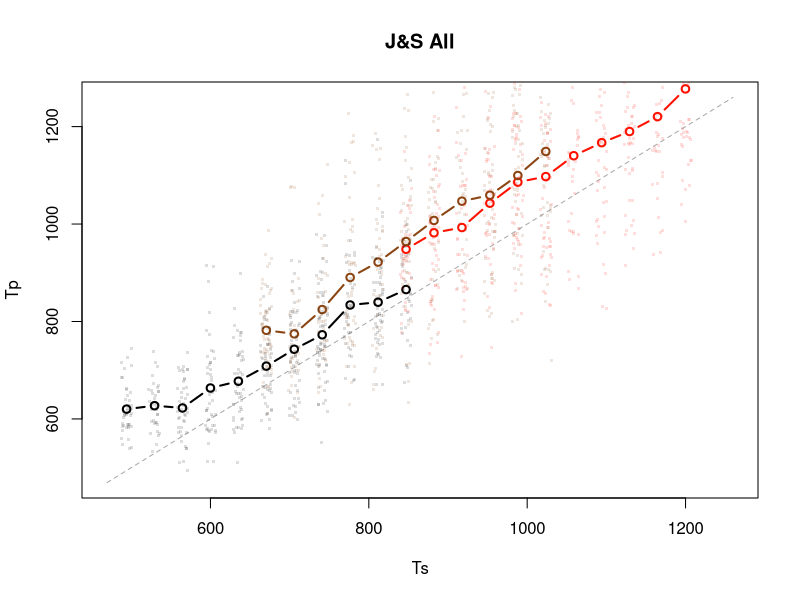

Write the R code that produced this figure.
## ---------------------------------------------------------------------------
##      /\  | | | |           | | (_)            
##     /  \ | |_| |_ ___ _ __ | |_ _  ___  _ __  
##    / /\ \| __| __/ _ \ '_ \| __| |/ _ \| '_ \ 
##   / ____ \ |_| ||  __/ | | | |_| | (_) | | | |
##  /_/    \_\__|\__\___|_| |_|\__|_|\___/|_| |_|
##  
## Please put the dataJS.csv file into the directory that this current script is at.
## If you are using rstudio then the working directory will automatically be updated to script's directory 
## If not please manually set the working directory to where the script is at
## Please press ctrl+A and ctr+Enter to run script
## ---------------------------------------------------------------------------
setwd(dirname(rstudioapi::getActiveDocumentContext()$path))
#Parameters and variables created for the experiment
sampleSize = 3
t = c(11, 100)
a = c(1.1, 1.02)
b = 0.015
s = c(b*a[1], b*a[2])
e = 2.71828
noise = 1
decay = 0.6
participantDat = data.frame(matrix(ncol = 4, nrow = 0))

#load up csv file and data
experimentDat <-read.csv(file ="dataJS.csv", header = TRUE)

getDat <- function(subjectNumber){
  shortIntervals <- experimentDat[which(experimentDat$Cond==1 & experimentDat$Subj==subjectNumber), c('Ts')]
  mediumIntervals <- experimentDat[which(experimentDat$Cond==2 & experimentDat$Subj==subjectNumber), c('Ts')]
  longIntervals <- experimentDat[which(experimentDat$Cond==3 & experimentDat$Subj==subjectNumber), c('Ts')]
  datList <<- list(shortIntervals = shortIntervals, mediumIntervals = mediumIntervals, longIntervals = longIntervals, subjectNumber = subjectNumber)
}

#experimental design
expDesign <- function(subjectNumber){
  DM <- create.dm(50, 1000)
  Time <- 0
  short <- sample(unique(datList$shortIntervals), 500, replace = TRUE)
  medium <- sample(unique(datList$mediumIntervals), 500, replace = TRUE)
  long <- sample(unique(datList$longIntervals), 500, replace = TRUE)
  randomizedCond <- sample(c(1, 2, 3))
  list(DM = DM, short = short, medium = medium, long = long, randomizedCond = randomizedCond, subjectNumber = subjectNumber, Time = Time)
}
# Time, Declerative Memory, and Blending Functions(PR inside)  ---------------------------------

#actr.noise function given by instructors
actr.noise <- function(s, n=1) {
  rand <- runif(n,min=0.0001,max=0.9999)
  s * log((1 - rand ) / rand)
}

#converts time(in miliseconds) to pulses
timeToPulses <- function(i, x){
  totalTime <- 0
  pulseCount <- 0
  while(totalTime < x){
    t[i] = a[i]*t[i]+actr.noise(s[i]*t[i])
    totalTime = totalTime + t[i]
    pulseCount = pulseCount + 1
  }
  pulseCount
  
}

#converts pulses to time(in seconds)
pulsesToTime <- function(i, x){
  totalTime <- 0
  pulseCount <- 0
  while (pulseCount < x){
    t[i] = a[i]*t[i]+actr.noise(s[i]*t[i])
    totalTime = totalTime + t[i]
    pulseCount = pulseCount + 1
  }
  totalTime
}

create.dm <- function(chunks,encounters) {
  if (chunks > 52) {
    stop("Only up to 52 chunks allowed.")
  }
  DM <- array(NA,c(chunks,encounters))
  row.names(DM) <- c(letters,LETTERS)[1:chunks]
  DM
}


#encounter add
add.encounter <- function(subjectInfo,pulse) {
  tmp <- subjectInfo$DM[pulse, ]
  subjectInfo$DM[pulse,sum(!is.na(tmp))+1] <- subjectInfo$Time
  subjectInfo
}


#encounter get
get.encounters <- function(subjectInfo,i) {
  tmp <- subjectInfo$DM[i,]  
  tmp[!is.na(tmp)]         #In the ith row, this function checks each data slot for TRUE vs FALSE values and returns only the value of data slots which turn out to be TRUE. It removes the columns where the dataslot for that row is NA, thus FALSE. 
}


#calculate activation
actr.B <- function(encounters, current_time) {
  if ( current_time < min(encounters)) {
    return(NA)
  } else {
    log(sum(( current_time - (encounters[encounters< current_time]))^-decay))
  }
}

#blending function
blendedChunks <- function(subjectInfo,pulse){
  
  curActList <- NULL
  blendedPulseValue <- NULL
  denominator <- 0
  RP <- 0
  penaltyList <- NULL
  bottom <-0
  top <-0
  total <-0
  
  for (i in seq(1, nrow(subjectInfo$DM))) 
  {
    encountersOfSameChunk <- sum(!is.na(subjectInfo$DM[i, ]))
    if (encountersOfSameChunk > 0)
    {
      encounters <- get.encounters(subjectInfo, i)  #collects creation time of chunks in the ith row in subjectInfo$DM into encounters vector
      
      curAct <- actr.B(encounters, subjectInfo$Time) #gives the activation value of an ith row in DM
      curActList <- rbind(curActList, c(activation = curAct, relevantpulse = i))
    }
    curActList
    
  }
  bottom = round(length(curActList[,2])/2)
  top = length(curActList[,2]) - bottom
  total = top+bottom
  if(total%%2 == 0){
    if(pulse < mean(curActList[,2])){
      for (i in curActList[1:top,1])
      {
        penaltyList <- rbind(penaltyList, i+1)

      }    
      for (i in curActList[(bottom+1):total,1])
      {
        penaltyList<- rbind(penaltyList, i-1)
      }
    }
    if(pulse > mean(curActList[,2])){
      for (i in curActList[1:top,1])
      {
        penaltyList <- rbind(penaltyList, i-1)
      
      }    
      for (i in curActList[(bottom+1):total,1])
      {
        penaltyList<- rbind(penaltyList, i+1)
      }
    }
    if(pulse == mean(curActList[,2])){
      for (i in curActList[1:top,1])
      {
        penaltyList <- rbind(penaltyList, i*1)
        
      }    
      for (i in curActList[(bottom+2):total,1])
      {
        penaltyList<- rbind(penaltyList, i*1)
      }
    }
  }
  if(total%%2 == 1 && total!= 11 && total!= 7){
    if(pulse < mean(curActList[,2])){
      for (i in curActList[1:top,1])
      {
        penaltyList <- rbind(penaltyList, i+1)
        
      }    
      for (i in curActList[(bottom+2):total,1])
      {
        penaltyList<- rbind(penaltyList, i-1)
      }
    }
    if(pulse > mean(curActList[,2])){
      for (i in curActList[1:top,1])
      {
        penaltyList <- rbind(penaltyList, i-1)
        
      }    
      for (i in curActList[(bottom+2):total,1])
      {
        penaltyList<- rbind(penaltyList, i+1)
      }
    }
    if(pulse == mean(curActList[,2])){
      for (i in curActList[1:top,1])
      {
        penaltyList <- rbind(penaltyList, i*1)
        
      }    
      for (i in curActList[(bottom+2):total,1])
      {
        penaltyList<- rbind(penaltyList, i*1)
      }
    }
  } 
  if(total == 11 || total == 7){
    if(pulse < mean(curActList[,2])){
      for (i in curActList[1:top,1])
      {
        penaltyList <- rbind(penaltyList, i+1)
        
      }    
      for (i in curActList[(bottom):total,1])
      {
        penaltyList<- rbind(penaltyList, i-1)
      }
    }
    if(pulse > mean(curActList[,2])){
      for (i in curActList[1:top,1])
      {
        penaltyList <- rbind(penaltyList, i-1)
        
      }    
      for (i in curActList[(bottom):total,1])
      {
        penaltyList<- rbind(penaltyList, i+1)
      }
    }
    if(pulse == mean(curActList[,2])){
      for (i in curActList[1:top,1])
      {
        penaltyList <- rbind(penaltyList, i*1)
        
      }    
      for (i in curActList[(bottom):total,1])
      {
        penaltyList<- rbind(penaltyList, i*1)
      }
    }
  } 
  for (i in penaltyList[,1])
  {
    denominator = denominator + (e^(i/ noise))
  }
  RP <- ((e^(penaltyList[,1] / noise))/denominator)
  blendedPulseValue <- sum(curActList[,2] * RP)
  if(blendedPulseValue>pulse){
    blendedPulseValue = blendedPulseValue - 1
  }else if(blendedPulseValue<pulse){
    blendedPulseValue = blendedPulseValue + 0.6
  }else if(blendedPulseValue == pulse){
    blendedPulseValue = blendedPulseValue
  }
  blendedPulseValue
  #print(length(curActList[,2]))
  #print(length(RP))
  #print(mean(curActList[,2]))
  #cat("pulse: ", pulse)
  #cat("blendedPulseValue: ", blendedPulseValue)
  #print(total)
}

# Training and Test Trials  ---------------------------------
trainSubjects <- function(conditionNumber, subjectInfo)
{
  if(conditionNumber == 1){
    conditionSample <- subjectInfo$short
  } 
  else if(conditionNumber == 2){
    conditionSample <- subjectInfo$medium
  } 
  else if(conditionNumber == 3){
    conditionSample <- subjectInfo$long
  }
  
  for (i in seq(1, 500)) 
  {
    ts <- conditionSample[i] 
    subjectInfo$Time <- subjectInfo$Time + 1000 + runif(1, 250, 850) + 100 + ts+50
    pulse <- timeToPulses(1,ts) 
    tp <- pulsesToTime(1,pulse)
    subjectInfo <- add.encounter(subjectInfo, pulse)

  }
  subjectInfo
}


testSubjects <- function(conditionNumber, subjectInfo){
  
  if(conditionNumber == 1){
    conditionSample <- subjectInfo$short
  } 
  else if(conditionNumber == 2){
    conditionSample <- subjectInfo$medium
  } 
  else if(conditionNumber == 3){
    conditionSample <- subjectInfo$long
  }
  
  for (i in seq(1, length(conditionSample))) 
  {
    ts <- conditionSample[i] 
    subjectInfo$Time <- subjectInfo$Time + 1000 + runif(1, 250, 850) + 100 + ts + 50
    
    
    pulse <- timeToPulses(1, ts) 
    blendedPulseValue <- blendedChunks(subjectInfo, pulse)
    tp <- pulsesToTime(1, blendedPulseValue)
    subjectInfo <- add.encounter(subjectInfo, pulse)
    subjectInfo$Time = subjectInfo$Time + tp + 200

    
    subjectInfo$participantDat <- rbind(subjectInfo$participantDat, c(subjectInfo$subjectNumber, conditionNumber, ts, tp))
  }
  
  subjectInfo
}


main <- function(){
  
  simulationDat <- data.frame(matrix(ncol = 4, nrow = 0))
  
  
  for (i in seq(sampleSize)) 
  {
    subjectNumber <- i
    getDat(subjectNumber)
    subjectInfo <- expDesign(subjectNumber)
    
    pulse = 0
    
    for (j in subjectInfo$randomizedCond) 
    {
      conditionNumber <- j
      subjectInfo$DM <- create.dm(50, 1000)
      subjectInfoTime <- 0
      subjectInfo <- trainSubjects(conditionNumber, subjectInfo)
      subjectInfo <- testSubjects(conditionNumber, subjectInfo)

      
    }
    
    simulationDat <- rbind(simulationDat, subjectInfo$participantDat)
  }
  
  colnames(subjectInfo$participantDat) <- c("Subject_Number ", "Condition", "Ts", "Tp")
  participantDat <- data.frame(subjectInfo$participantDat)
  participantDat
}

plotting <- function(dataframe)
{
  
  brown <- "#8b4513";
  red <- "#ff1100";
  black <- "#000000";
  brownT <- "#8b451322";
  redT <- "#ff110022";
  blackT <- "#00000022";
  
  ## ---
  datJS <- dataframe
  par(mfrow=c(1,1))
  
  plotDatJS <- with(datJS,aggregate(list(Tp=Tp),list(Ts=Ts,Condition=Condition),mean))
  yrange <- range(plotDatJS$Ts)*c(.95,1.05)
  
  with(plotDatJS[plotDatJS$Cond==3,],plot(Ts,Tp,type="b",col=red,lwd=2,ylim=yrange,xlim=yrange,main="J&S All"))
  with(plotDatJS[plotDatJS$Cond==2,],lines(Ts,Tp,type="b",col=brown,lwd=2,ylim=yrange,xlim=yrange))
  with(plotDatJS[plotDatJS$Cond==1,],lines(Ts,Tp,type="b",col=black,lwd=2,ylim=yrange,xlim=yrange))
  
  lines(c(yrange[1],yrange[2]),c(yrange[1],yrange[2]),col="darkgrey",lty=2)
  
  with(datJS[datJS$Cond==3,],points(jitter(Ts),Tp,col=redT,pch=".",cex=3))
  with(datJS[datJS$Cond==2,],points(jitter(Ts),Tp,col=brownT,pch=".",cex=3))
  with(datJS[datJS$Cond==1,],points(jitter(Ts),Tp,col=blackT,pch=".",cex=3))    
}

plotting(main())
